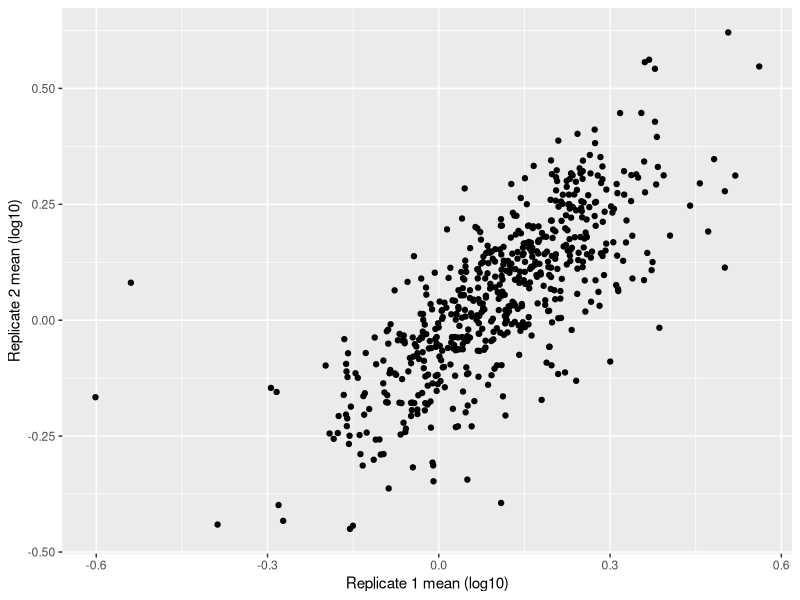
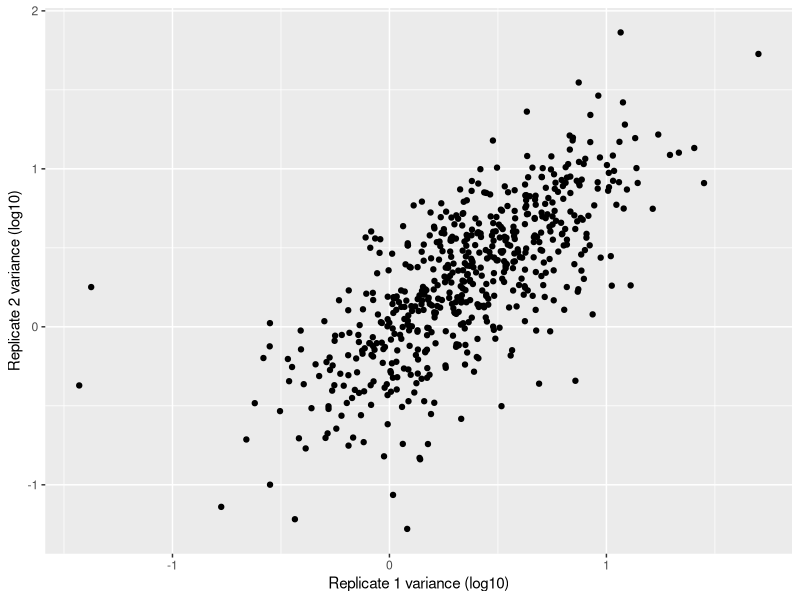

The R script that drew these images, in order:
require(ggplot2)
reps <- read.table("dat/SL4_denoise_comparereplicates_10_5_2_10_merged.tsv", head = T, sep = "\t")

pdf("fig1_1.pdf", useDingbats=FALSE)
    ggplot(reps) + geom_point(aes(x = log10(mean_x), y = log10(mean_y))) +  xlab("Replicate 1 mean (log10)") +  ylab("Replicate 2 mean (log10)")
    #abline(lm(reps$mean_y ~ reps$mean_x))
#ggsave("101921run_rep1_rep2_mean.pdf")

     ggplot(reps) + geom_point(aes(x = log10(var_x), y = log10(var_y))) +  xlab("Replicate 1 variance (log10)") +  ylab("Replicate 2 variance (log10)")
    #abline(lm(log10(reps$var_y) ~ log10(reps$var_x)))
dev.off()
#ggsave("101921run_rep1_rep2_variance.pdf")
